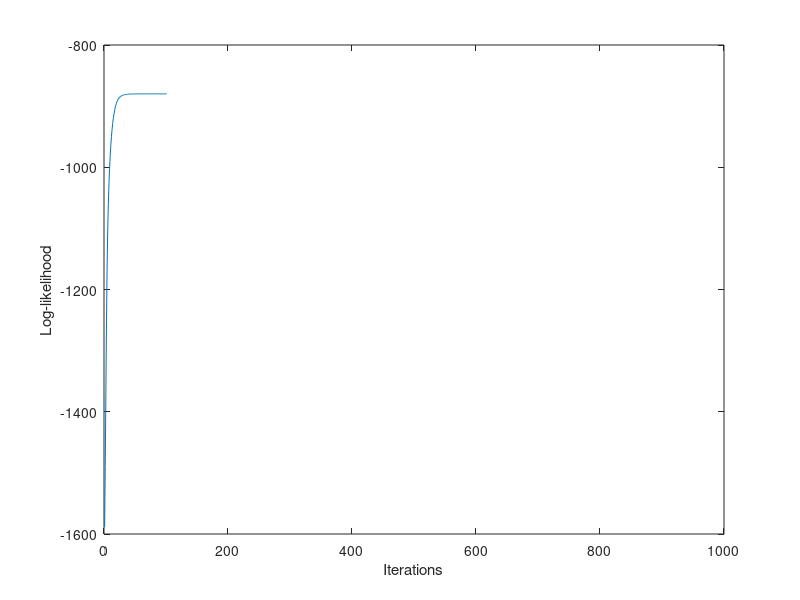
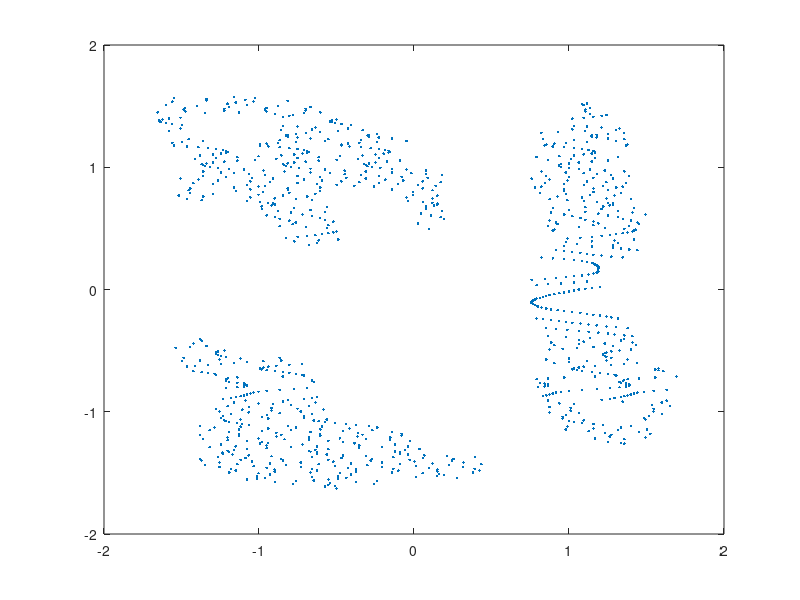

MATLAB code to generate these figures, in order: (Note: this script raises an error after producing the figures.)
%clear all
%close all

%% Load data
load clusterdata2d % gives 'data' -- also try with other datasets!
% load faithful
% data = X;
rowSize = size(data,1);
dataShuffled = data;
idx = randperm(rowSize);
data = data(idx,:);
cut =525 ;
data1 = data(1:cut,:);
data2 = data(cut+1:end,:);
[Ntrain, D] = size(data1);
[Ntest, ~] = size(data2);

%% Initialize parameters
K = Ntrain; % try with different parameters
mu = cell(K, 1);
Sigma = cell(K, 1);
pi_k = ones(K, 1)/K;
% Let mu_k be defined by kernel density estimation
mu = data1;
% Let Sigma_k be the identity matrix:
Sigma = eye(D);

%% Loop until you're happy
max_iter = 1000; % XXX: you should find a better convergence check than a max iteration counter
log_likelihood = NaN(max_iter, 1);
r = zeros(Ntest,K);
tic
for iter = 1:max_iter
    %% Compute responsibilities
    for k = 1:K
        r(:,k) = pi_k(k)*mvnpdf(data2, mu(k,:), Sigma);
    end
    rn = r./sum(r,2);
    Nk = sum(rn,1);
    %% Update parameters
    Sigma_new = zeros(2,2);
    for k = 1:K
        Sigma_new = Sigma_new + 1/Ntest*((rn(:,k).*(data2-mu(k,:)))'*(data2-mu(k,:)));
    end
    Sigma = Sigma_new;
    
    %% Compute log-likelihood of data
    for rowSize = Ntest
        log_likelihood(iter) = sum(log(sum(r,2)),1);
    end
    
    % End...
    if iter > 1
        if abs(diff(log_likelihood(iter-1:iter)))<1e-5
            break;
        end
    end
end % for
toc
Sigma
% Let Sigma_k be the identity matrix:
Sigma = eye(D);
tic
for iter = 1:max_iter
    %% Compute responsibilities
    R = chol(Sigma,'upper');
    gain = 1/((2*pi)^(D/2)*det(R))/Ntrain;
    for k = 1:K
        m = (data2 - mu(k,:))/R;
        r(:,k) = gain*exp(-0.5*sum(m.*m,2));
    end
    rn = r./sum(r,2);
    Nk = sum(rn,1);
    %% Update parameters
    Sigma_sum = zeros(2,2);
    for k = 1:K
        Sigma_sum = Sigma_sum + ((rn(:,k).*(data2-mu(k,:)))'*(data2-mu(k,:)));
    end
    Sigma = 1/Ntest*Sigma_sum;
    
    %% Compute log-likelihood of data
    for rowSize = Ntest
        log_likelihood(iter) = sum(log(sum(r,2)),1);
    end
    
    % End...
    if iter > 1
        if abs(diff(log_likelihood(iter-1:iter)))<1e-5
            break;
        end
    end
end % for
toc
Sigma
%% Plot log-likelihood -- did we converge?
figure(4);
plot(log_likelihood);
xlabel('Iterations'); ylabel('Log-likelihood');

%% Plot data
figure(5);
if (D == 2)
    plot(data(:, 1), data(:, 2), '.');
elseif (D == 3)
    plot3(data(:, 1), data(:, 2), data(:, 3), '.');
end % if
hold on
for k = 1:K
    plot_normal(mu(k,:), Sigma);
end % for
hold off
